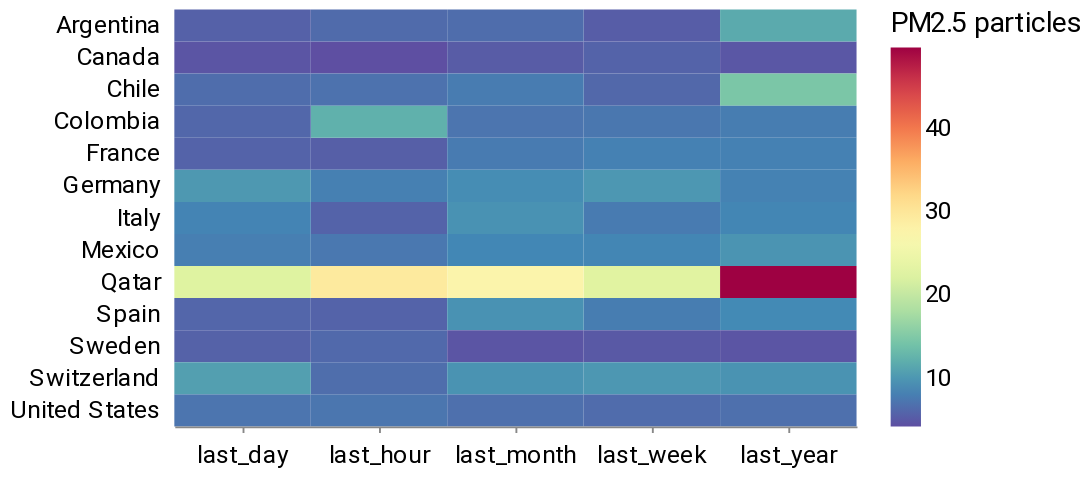

Notebook code cell kept with this figure:
### Code cell
alt.Chart(aq_heatmap).mark_rect().encode(
    x=alt.X("x", axis=alt.Axis(title="")),
    y=alt.Y("y", axis=alt.Axis(title="")),
    color=alt.Color(
        "z:Q",
        legend=alt.Legend(title="PM2.5 particles"),
        scale=alt.Scale(scheme="spectral", reverse=True),
    ),
).properties(width=360, height=220)

### Figure 1 — Vega-Lite specification as saved in the notebook (floating-point values rounded to 4 significant figures)
{"config": {"view": {"width": 800, "height": 450, "strokeOpacity": 0}, "background": "#ffffff", "title": {"anchor": "start", "font": "Summit Sans", "fontColor": "palette[\"black\"]", "fontSize": 18, "fontWeight": "normal"}, "arc": {"fill": "#00d4d8"}, "area": {"fill": "#00d4d8"}, "line": {"stroke": "#00d4d8", "strokeWidth": 3}, "path": {"stroke": "#00d4d8"}, "rect": {"fill": "#00d4d8"}, "shape": {"stroke": "#00d4d8"}, "bar": {"fill": "#00d4d8"}, "point": {"stroke": "#00d4d8"}, "symbol": {"fill": "#00d4d8", "size": 30}, "axis": {"titleFont": "Roboto", "titleFontSize": 15, "titleFontWeight": "normal", "labelFont": "Roboto, sans", "labelFontSize": 13, "labelFontWeight": "normal"}, "axisX": {"labelAngle": 0, "labelPadding": 6, "tickSize": 3, "grid": false}, "axisY": {"labelBaseline": "middle", "maxExtent": 45, "minExtent": 45, "titleAlign": "left", "titleAngle": 0, "titleX": -45, "titleY": -11, "domainOpacity": 0, "gridWidth": 0.6, "gridColor": "#dddddd", "offset": 6, "tickSize": 0, "titleColor": "#767676"}, "legend": {"titleFont": "Roboto", "titleFontSize": 15, "titleFontWeight": "normal", "symbolType": "square", "labelFont": "Roboto, sans", "labelFontSize": 13}, "range": {"category": ["#005f66", "#e37e2d", "#d64a3b", "#76b0ef", "#c1bc40"], "diverging": ["#e68a4f", "#f4bb6a", "#f9e39c", "#dadfe2", "#a6b7c6", "#849eae"], "heatmap": ["#7ff6f6", "#00eeef", "#00d4d8", "#00abb2", "#00848b", "#fbf2c7", "#00363d"], "ordinal": ["#7ff6f6", "#00eeef", "#00d4d8", "#00abb2", "#00848b", "#fbf2c7", "#00363d"], "ramp": ["#7ff6f6", "#00eeef", "#00d4d8", "#00abb2", "#00848b", "#fbf2c7", "#00363d"]}}, "data": {"name": "data-d35f89f4c1aa5da0f5eeacbd212b9b35"}, "mark": "rect", "encoding": {"color": {"field": "z", "legend": {"title": "PM2.5 particles"}, "scale": {"reverse": true, "scheme": "spectral"}, "type": "quantitative"}, "x": {"axis": {"title": ""}, "field": "x", "type": "nominal"}, "y": {"axis": {"title": ""}, "field": "y", "type": "nominal"}}, "height": 220, "width": 360, "$schema": "https://vega.github.io/schema/vega-lite/v4.17.0.json", "datasets": {"data-d35f89f4c1aa5da0f5eeacbd212b9b35": [{"x": "last_hour", "y": "Canada", "z": 4.2}, {"x": "last_hour", "y": "Argentina", "z": 6.4}, {"x": "last_hour", "y": "Spain", "z": 5.8}, {"x": "last_hour", "y": "France", "z": 5.5}, {"x": "last_hour", "y": "United States", "z": 7.3}, {"x": "last_hour", "y": "Sweden", "z": 6.3}, {"x": "last_hour", "y": "Chile", "z": 7.0}, {"x": "last_hour", "y": "Switzerland", "z": 6.7}, {"x": "last_hour", "y": "Colombia", "z": 12.3}, {"x": "last_hour", "y": "Qatar", "z": 29.3}, {"x": "last_hour", "y": "Italy", "z": 5.8}, {"x": "last_hour", "y": "Germany", "z": 8.1}, {"x": "last_hour", "y": "Mexico", "z": 7.5}, {"x": "last_day", "y": "Canada", "z": 4.7}, {"x": "last_day", "y": "Argentina", "z": 5.6}, {"x": "last_day", "y": "Spain", "z": 6.0}, {"x": "last_day", "y": "France", "z": 5.8}, {"x": "last_day", "y": "United States", "z": 7.2}, {"x": "last_day", "y": "Sweden", "z": 5.7}, {"x": "last_day", "y": "Chile", "z": 6.6}, {"x": "last_day", "y": "Switzerland", "z": 10.7}, {"x": "last_day", "y": "Colombia", "z": 6.1}, {"x": "last_day", "y": "Qatar", "z": 22.3}, {"x": "last_day", "y": "Italy", "z": 8.4}, {"x": "last_day", "y": "Germany", "z": 10.1}, {"x": "last_day", "y": "Mexico", "z": 8.0}, {"x": "last_week", "y": "Canada", "z": 5.8}, {"x": "last_week", "y": "Argentina", "z": 5.3}, {"x": "last_week", "y": "Spain", "z": 7.9}, {"x": "last_week", "y": "France", "z": 8.2}, {"x": "last_week", "y": "United States", "z": 6.5}, {"x": "last_week", "y": "Sweden", "z": 5.0}, {"x": "last_week", "y": "Chile", "z": 6.2}, {"x": "last_week", "y": "Switzerland", "z": 10.0}, {"x": "last_week", "y": "Colombia", "z": 7.4}, {"x": "last_week", "y": "Qatar", "z": 22.5}, {"x": "last_week", "y": "Italy", "z": 7.7}, {"x": "last_week", "y": "Germany", "z": 10.0}, {"x": "last_week", "y": "Mexico", "z": 8.6}, {"x": "last_month", "y": "Canada", "z": 5.2}, {"x": "last_month", "y": "Argentina", "z": 6.6}, {"x": "last_month", "y": "Spain", "z": 9.6}, {"x": "last_month", "y": "France", "z": 7.7}, {"x": "last_month", "y": "United States", "z": 6.8}, {"x": "last_month", "y": "Sweden", "z": 4.7}, {"x": "last_month", "y": "Chile", "z": 7.8}, {"x": "last_month", "y": "Switzerland", "z": 9.7}, {"x": "last_month", "y": "Colombia", "z": 7.2}, {"x": "last_month", "y": "Qatar", "z": 27.6}, {"x": "last_month", "y": "Italy", "z": 9.6}, {"x": "last_month", "y": "Germany", "z": 9.2}, {"x": "last_month", "y": "Mexico", "z": 8.7}, {"x": "last_year", "y": "Canada", "z": 4.8}, {"x": "last_year", "y": "Argentina", "z": 11.7}, {"x": "last_year", "y": "Spain", "z": 8.9}, {"x": "last_year", "y": "France", "z": 8.2}, {"x": "last_year", "y": "United States", "z": 6.8}, {"x": "last_year", "y": "Sweden", "z": 4.7}, {"x": "last_year", "y": "Chile", "z": 14.6}, {"x": "last_year", "y": "Switzerland", "z": 9.7}, {"x": "last_year", "y": "Colombia", "z": 7.9}, {"x": "last_year", "y": "Qatar", "z": 49.7}, {"x": "last_year", "y": "Italy", "z": 8.6}, {"x": "last_year", "y": "Germany", "z": 8.3}, {"x": "last_year", "y": "Mexico", "z": 9.8}]}}
